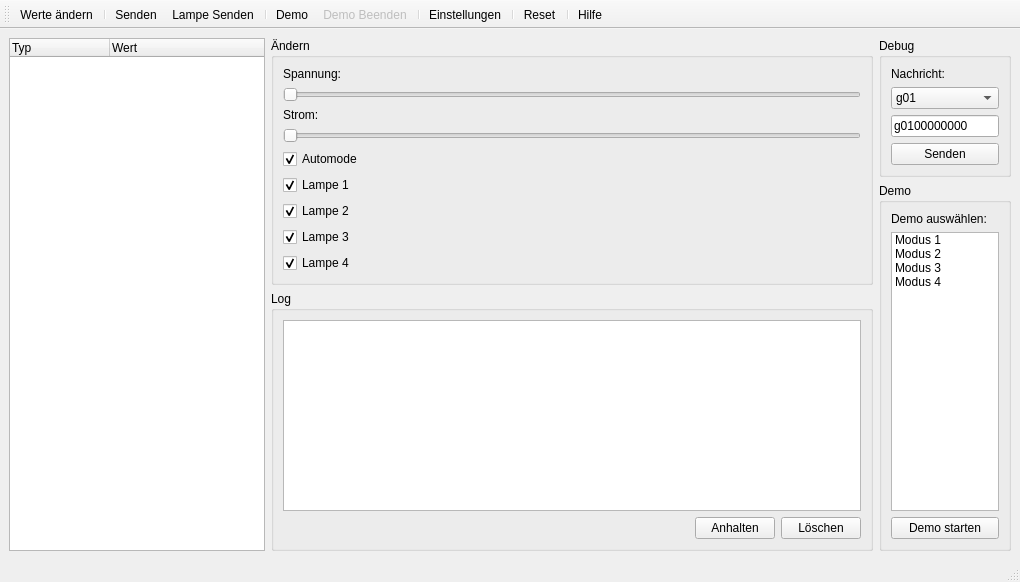
<?xml version="1.0" encoding="UTF-8"?>
<ui version="4.0">
 <class>MainWindow</class>
 <widget class="QMainWindow" name="MainWindow">
  <property name="geometry">
   <rect>
    <x>0</x>
    <y>0</y>
    <width>1020</width>
    <height>582</height>
   </rect>
  </property>
  <property name="windowTitle">
   <string>Ladefahrrad</string>
  </property>
  <property name="windowIcon">
   <iconset>
    <normaloff>../../Desktop/favicon.ico</normaloff>../../Desktop/favicon.ico</iconset>
  </property>
  <widget class="QWidget" name="centralwidget">
   <layout class="QHBoxLayout" name="horizontalLayout">
    <item>
     <layout class="QVBoxLayout" name="verticalLayout">
      <item>
       <layout class="QHBoxLayout" name="horizontalLayout_2">
        <item>
         <widget class="QTreeWidget" name="tree">
          <property name="sizePolicy">
           <sizepolicy hsizetype="Fixed" vsizetype="Expanding">
            <horstretch>0</horstretch>
            <verstretch>0</verstretch>
           </sizepolicy>
          </property>
          <column>
           <property name="text">
            <string>Typ</string>
           </property>
          </column>
          <column>
           <property name="text">
            <string>Wert</string>
           </property>
          </column>
         </widget>
        </item>
        <item>
         <layout class="QVBoxLayout" name="verticalLayout_8">
          <item>
           <widget class="QGroupBox" name="groupBox_3">
            <property name="title">
             <string>Ändern</string>
            </property>
            <layout class="QHBoxLayout" name="horizontalLayout_4">
             <item>
              <layout class="QVBoxLayout" name="verticalLayout_7">
               <item>
                <widget class="QLabel" name="label_3">
                 <property name="text">
                  <string>Spannung:</string>
                 </property>
                </widget>
               </item>
               <item>
                <widget class="QSlider" name="spngSlider">
                 <property name="maximum">
                  <number>10000</number>
                 </property>
                 <property name="singleStep">
                  <number>100</number>
                 </property>
                 <property name="orientation">
                  <enum>Qt::Horizontal</enum>
                 </property>
                </widget>
               </item>
               <item>
                <widget class="QLabel" name="label_4">
                 <property name="text">
                  <string>Strom:</string>
                 </property>
                </widget>
               </item>
               <item>
                <widget class="QSlider" name="strSlider">
                 <property name="maximum">
                  <number>10000</number>
                 </property>
                 <property name="singleStep">
                  <number>100</number>
                 </property>
                 <property name="orientation">
                  <enum>Qt::Horizontal</enum>
                 </property>
                </widget>
               </item>
               <item>
                <widget class="QCheckBox" name="autoModeCheckbox">
                 <property name="text">
                  <string>Automode</string>
                 </property>
                 <property name="checked">
                  <bool>true</bool>
                 </property>
                </widget>
               </item>
               <item>
                <widget class="QCheckBox" name="lamp1">
                 <property name="text">
                  <string>Lampe 1</string>
                 </property>
                 <property name="checked">
                  <bool>true</bool>
                 </property>
                </widget>
               </item>
               <item>
                <widget class="QCheckBox" name="lamp2">
                 <property name="text">
                  <string>Lampe 2</string>
                 </property>
                 <property name="checked">
                  <bool>true</bool>
                 </property>
                </widget>
               </item>
               <item>
                <widget class="QCheckBox" name="lamp3">
                 <property name="text">
                  <string>Lampe 3</string>
                 </property>
                 <property name="checked">
                  <bool>true</bool>
                 </property>
                </widget>
               </item>
               <item>
                <widget class="QCheckBox" name="lamp4">
                 <property name="text">
                  <string>Lampe 4</string>
                 </property>
                 <property name="checked">
                  <bool>true</bool>
                 </property>
                </widget>
               </item>
              </layout>
             </item>
            </layout>
           </widget>
          </item>
          <item>
           <widget class="QGroupBox" name="groupBox_4">
            <property name="title">
             <string>Log</string>
            </property>
            <layout class="QVBoxLayout" name="verticalLayout_9">
             <item>
              <layout class="QVBoxLayout" name="verticalLayout_10">
               <item>
                <widget class="QTextEdit" name="logView">
                 <property name="readOnly">
                  <bool>true</bool>
                 </property>
                 <property name="html">
                  <string>&lt;!DOCTYPE HTML PUBLIC &quot;-//W3C//DTD HTML 4.0//EN&quot; &quot;http://www.w3.org/TR/REC-html40/strict.dtd&quot;&gt;
&lt;html&gt;&lt;head&gt;&lt;meta name=&quot;qrichtext&quot; content=&quot;1&quot; /&gt;&lt;style type=&quot;text/css&quot;&gt;
p, li { white-space: pre-wrap; }
&lt;/style&gt;&lt;/head&gt;&lt;body style=&quot; font-family:'MS Shell Dlg 2'; font-size:8.25pt; font-weight:400; font-style:normal;&quot;&gt;
&lt;p style=&quot;-qt-paragraph-type:empty; margin-top:0px; margin-bottom:0px; margin-left:0px; margin-right:0px; -qt-block-indent:0; text-indent:0px;&quot;&gt;&lt;br /&gt;&lt;/p&gt;&lt;/body&gt;&lt;/html&gt;</string>
                 </property>
                </widget>
               </item>
               <item>
                <layout class="QHBoxLayout" name="horizontalLayout_3">
                 <item>
                  <spacer name="horizontalSpacer">
                   <property name="orientation">
                    <enum>Qt::Horizontal</enum>
                   </property>
                   <property name="sizeHint" stdset="0">
                    <size>
                     <width>40</width>
                     <height>20</height>
                    </size>
                   </property>
                  </spacer>
                 </item>
                 <item>
                  <widget class="QPushButton" name="holdButton">
                   <property name="text">
                    <string>Anhalten</string>
                   </property>
                  </widget>
                 </item>
                 <item>
                  <widget class="QPushButton" name="clearButton">
                   <property name="text">
                    <string>Löschen</string>
                   </property>
                  </widget>
                 </item>
                </layout>
               </item>
              </layout>
             </item>
            </layout>
           </widget>
          </item>
         </layout>
        </item>
        <item>
         <layout class="QVBoxLayout" name="verticalLayout_2">
          <item>
           <widget class="QGroupBox" name="groupBox_2">
            <property name="title">
             <string>Debug</string>
            </property>
            <layout class="QVBoxLayout" name="verticalLayout_4">
             <item>
              <layout class="QVBoxLayout" name="verticalLayout_3">
               <item>
                <widget class="QLabel" name="label">
                 <property name="text">
                  <string>Nachricht:</string>
                 </property>
                </widget>
               </item>
               <item>
                <widget class="QComboBox" name="comboBox">
                 <item>
                  <property name="text">
                   <string>g01</string>
                  </property>
                 </item>
                 <item>
                  <property name="text">
                   <string>g02</string>
                  </property>
                 </item>
                 <item>
                  <property name="text">
                   <string>g03</string>
                  </property>
                 </item>
                 <item>
                  <property name="text">
                   <string>g04</string>
                  </property>
                 </item>
                </widget>
               </item>
               <item>
                <widget class="QLineEdit" name="msg">
                 <property name="sizePolicy">
                  <sizepolicy hsizetype="Fixed" vsizetype="Fixed">
                   <horstretch>0</horstretch>
                   <verstretch>0</verstretch>
                  </sizepolicy>
                 </property>
                 <property name="text">
                  <string>g0100000000</string>
                 </property>
                </widget>
               </item>
               <item>
                <widget class="QPushButton" name="senden">
                 <property name="text">
                  <string>Senden</string>
                 </property>
                </widget>
               </item>
              </layout>
             </item>
            </layout>
           </widget>
          </item>
          <item>
           <widget class="QGroupBox" name="groupBox">
            <property name="title">
             <string>Demo</string>
            </property>
            <layout class="QVBoxLayout" name="verticalLayout_6">
             <item>
              <layout class="QVBoxLayout" name="verticalLayout_5">
               <item>
                <widget class="QLabel" name="label_2">
                 <property name="text">
                  <string>Demo auswählen:</string>
                 </property>
                </widget>
               </item>
               <item>
                <widget class="QListWidget" name="listWidget">
                 <property name="sizePolicy">
                  <sizepolicy hsizetype="Ignored" vsizetype="Expanding">
                   <horstretch>0</horstretch>
                   <verstretch>0</verstretch>
                  </sizepolicy>
                 </property>
                 <item>
                  <property name="text">
                   <string>Modus 1</string>
                  </property>
                 </item>
                 <item>
                  <property name="text">
                   <string>Modus 2</string>
                  </property>
                 </item>
                 <item>
                  <property name="text">
                   <string>Modus 3</string>
                  </property>
                 </item>
                 <item>
                  <property name="text">
                   <string>Modus 4</string>
                  </property>
                 </item>
                </widget>
               </item>
               <item>
                <widget class="QPushButton" name="demo_s">
                 <property name="text">
                  <string>Demo starten</string>
                 </property>
                </widget>
               </item>
              </layout>
             </item>
            </layout>
           </widget>
          </item>
         </layout>
        </item>
       </layout>
      </item>
     </layout>
    </item>
   </layout>
  </widget>
  <widget class="QStatusBar" name="statusbar"/>
  <widget class="QToolBar" name="toolBar">
   <property name="windowTitle">
    <string>toolBar</string>
   </property>
   <property name="iconSize">
    <size>
     <width>24</width>
     <height>24</height>
    </size>
   </property>
   <property name="toolButtonStyle">
    <enum>Qt::ToolButtonTextUnderIcon</enum>
   </property>
   <attribute name="toolBarArea">
    <enum>TopToolBarArea</enum>
   </attribute>
   <attribute name="toolBarBreak">
    <bool>false</bool>
   </attribute>
   <addaction name="actionWerte_ndern"/>
   <addaction name="separator"/>
   <addaction name="actionSenden"/>
   <addaction name="actionLampe_Senden"/>
   <addaction name="separator"/>
   <addaction name="actionDemo"/>
   <addaction name="actionDemoBeenden"/>
   <addaction name="separator"/>
   <addaction name="actionEinstellungen"/>
   <addaction name="separator"/>
   <addaction name="actionReset"/>
   <addaction name="separator"/>
   <addaction name="actionHilfe"/>
  </widget>
  <action name="actionEinstellungen">
   <property name="icon">
    <iconset>
     <normaloff>../../Desktop/network-disconnect.svg</normaloff>../../Desktop/network-disconnect.svg</iconset>
   </property>
   <property name="text">
    <string>Einstellungen</string>
   </property>
  </action>
  <action name="actionDemoBeenden">
   <property name="checkable">
    <bool>false</bool>
   </property>
   <property name="enabled">
    <bool>false</bool>
   </property>
   <property name="icon">
    <iconset>
     <normaloff>../../Desktop/tab-close.svg</normaloff>../../Desktop/tab-close.svg</iconset>
   </property>
   <property name="text">
    <string>Demo Beenden</string>
   </property>
   <property name="toolTip">
    <string>Demo Beenden</string>
   </property>
   <property name="visible">
    <bool>true</bool>
   </property>
   <property name="iconVisibleInMenu">
    <bool>true</bool>
   </property>
  </action>
  <action name="action_ber">
   <property name="text">
    <string>Über..</string>
   </property>
  </action>
  <action name="actionDemo">
   <property name="icon">
    <iconset>
     <normaloff>../../Desktop/dialog-ok-apply.svg</normaloff>../../Desktop/dialog-ok-apply.svg</iconset>
   </property>
   <property name="text">
    <string>Demo</string>
   </property>
  </action>
  <action name="actionSenden">
   <property name="icon">
    <iconset>
     <normaloff>../../Desktop/mail-send.svg</normaloff>../../Desktop/mail-send.svg</iconset>
   </property>
   <property name="text">
    <string>Senden</string>
   </property>
  </action>
  <action name="actionHilfe">
   <property name="icon">
    <iconset>
     <normaloff>../../Desktop/system-help.svg</normaloff>../../Desktop/system-help.svg</iconset>
   </property>
   <property name="text">
    <string>Hilfe</string>
   </property>
  </action>
  <action name="actionWerte_ndern">
   <property name="icon">
    <iconset>
     <normaloff>../../Desktop/document-edit.svg</normaloff>../../Desktop/document-edit.svg</iconset>
   </property>
   <property name="text">
    <string>Werte ändern</string>
   </property>
  </action>
  <action name="actionLampe_Senden">
   <property name="icon">
    <iconset>
     <normaloff>../../Desktop/games-hint.svg</normaloff>../../Desktop/games-hint.svg</iconset>
   </property>
   <property name="text">
    <string>Lampe Senden</string>
   </property>
  </action>
  <action name="actionReset">
   <property name="text">
    <string>Reset</string>
   </property>
  </action>
 </widget>
 <resources/>
 <connections/>
</ui>
